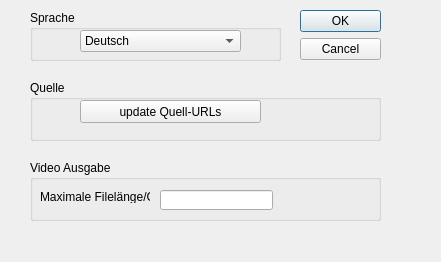
<?xml version="1.0" encoding="UTF-8"?>
<ui version="4.0">
 <class>CDyjtOpt</class>
 <widget class="QDialog" name="CDyjtOpt">
  <property name="geometry">
   <rect>
    <x>0</x>
    <y>0</y>
    <width>441</width>
    <height>262</height>
   </rect>
  </property>
  <property name="windowTitle">
   <string>Einstellungen</string>
  </property>
  <widget class="QDialogButtonBox" name="buttonBox">
   <property name="geometry">
    <rect>
     <x>300</x>
     <y>10</y>
     <width>81</width>
     <height>71</height>
    </rect>
   </property>
   <property name="orientation">
    <enum>Qt::Vertical</enum>
   </property>
   <property name="standardButtons">
    <set>QDialogButtonBox::Cancel|QDialogButtonBox::Ok</set>
   </property>
  </widget>
  <widget class="QGroupBox" name="groupBox_2">
   <property name="geometry">
    <rect>
     <x>30</x>
     <y>80</y>
     <width>351</width>
     <height>61</height>
    </rect>
   </property>
   <property name="title">
    <string>Quelle</string>
   </property>
   <widget class="QPushButton" name="pb_update">
    <property name="geometry">
     <rect>
      <x>50</x>
      <y>20</y>
      <width>181</width>
      <height>23</height>
     </rect>
    </property>
    <property name="text">
     <string>update Quell-URLs</string>
    </property>
   </widget>
  </widget>
  <widget class="QGroupBox" name="groupBox_3">
   <property name="geometry">
    <rect>
     <x>30</x>
     <y>160</y>
     <width>351</width>
     <height>61</height>
    </rect>
   </property>
   <property name="title">
    <string>Video Ausgabe</string>
   </property>
   <widget class="QLabel" name="label">
    <property name="geometry">
     <rect>
      <x>10</x>
      <y>30</y>
      <width>110</width>
      <height>13</height>
     </rect>
    </property>
    <property name="text">
     <string>Maximale Filelänge/GB:</string>
    </property>
   </widget>
   <widget class="QLineEdit" name="le_gb">
    <property name="geometry">
     <rect>
      <x>130</x>
      <y>30</y>
      <width>113</width>
      <height>20</height>
     </rect>
    </property>
   </widget>
  </widget>
  <widget class="QGroupBox" name="groupBox_4">
   <property name="geometry">
    <rect>
     <x>30</x>
     <y>10</y>
     <width>251</width>
     <height>51</height>
    </rect>
   </property>
   <property name="title">
    <string>Sprache</string>
   </property>
   <widget class="QComboBox" name="cb_lang">
    <property name="geometry">
     <rect>
      <x>50</x>
      <y>20</y>
      <width>161</width>
      <height>22</height>
     </rect>
    </property>
    <item>
     <property name="text">
      <string notr="true">Deutsch</string>
     </property>
    </item>
    <item>
     <property name="text">
      <string notr="true">English</string>
     </property>
    </item>
    <item>
     <property name="text">
      <string notr="true">Français</string>
     </property>
    </item>
   </widget>
  </widget>
 </widget>
 <resources/>
 <connections>
  <connection>
   <sender>buttonBox</sender>
   <signal>accepted()</signal>
   <receiver>CDyjtOpt</receiver>
   <slot>accept()</slot>
   <hints>
    <hint type="sourcelabel">
     <x>248</x>
     <y>254</y>
    </hint>
    <hint type="destinationlabel">
     <x>157</x>
     <y>274</y>
    </hint>
   </hints>
  </connection>
  <connection>
   <sender>buttonBox</sender>
   <signal>rejected()</signal>
   <receiver>CDyjtOpt</receiver>
   <slot>reject()</slot>
   <hints>
    <hint type="sourcelabel">
     <x>316</x>
     <y>260</y>
    </hint>
    <hint type="destinationlabel">
     <x>286</x>
     <y>274</y>
    </hint>
   </hints>
  </connection>
  <connection>
   <sender>pb_update</sender>
   <signal>clicked()</signal>
   <receiver>CDyjtOpt</receiver>
   <slot>OnUpdSrc()</slot>
   <hints>
    <hint type="sourcelabel">
     <x>206</x>
     <y>232</y>
    </hint>
    <hint type="destinationlabel">
     <x>401</x>
     <y>231</y>
    </hint>
   </hints>
  </connection>
  <connection>
   <sender>cb_lang</sender>
   <signal>currentIndexChanged(QString)</signal>
   <receiver>CDyjtOpt</receiver>
   <slot>change_lang(QString)</slot>
   <hints>
    <hint type="sourcelabel">
     <x>155</x>
     <y>39</y>
    </hint>
    <hint type="destinationlabel">
     <x>415</x>
     <y>39</y>
    </hint>
   </hints>
  </connection>
 </connections>
 <slots>
  <slot>OnExpSrc()</slot>
  <slot>OnUpdSrc()</slot>
  <slot>OnNormal()</slot>
  <slot>OnUsb()</slot>
  <slot>change_lang(QString)</slot>
 </slots>
</ui>
